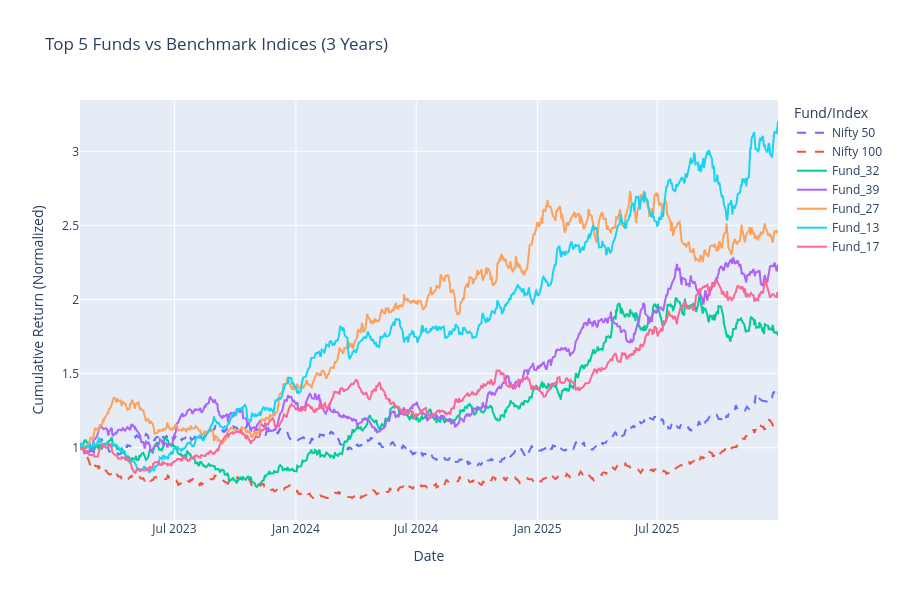

Notebook code cell kept with this figure:
### Markdown cell above
## 9. Benchmark Comparison (Top 5 funds vs Nifty 50/100) + Tracking Error

### Code cell
top5 = score['scheme_name'].head(5).tolist()
print("Top 5 funds:", top5)

last_3y_dates = all_dates[-3*252:]  # 3 years of trading days

np.random.seed(123)
nifty50_ret = np.random.normal(0.0004, 0.01, len(last_3y_dates))
nifty100_ret = np.random.normal(0.00045, 0.0105, len(last_3y_dates))

df_bench = pd.DataFrame({'date': last_3y_dates, 'Nifty 50': nifty50_ret, 'Nifty 100': nifty100_ret})
for idx in ['Nifty 50', 'Nifty 100']:
    df_bench[f'cum_{idx}'] = (1 + df_bench[idx]).cumprod()

fig = go.Figure()
for idx in ['Nifty 50', 'Nifty 100']:
    fig.add_trace(go.Scatter(x=df_bench['date'], y=df_bench[f'cum_{idx}'], mode='lines',
                             name=idx, line=dict(dash='dash')))

tracking_errors = []
for fund in top5:
    fund_data = df_nav[df_nav['scheme_name'] == fund][['date', 'nav', 'daily_return']].copy()
    merged = pd.merge(fund_data, df_bench, on='date', how='inner')
    if len(merged) > 0:
        merged['cum_return'] = merged['nav'] / merged['nav'].iloc[0]
        fig.add_trace(go.Scatter(x=merged['date'], y=merged['cum_return'], mode='lines', name=fund))
        te = np.std(merged['daily_return'] - nifty50_ret[:len(merged)]) * np.sqrt(TRADING_DAYS)
        tracking_errors.append({'fund': fund, 'tracking_error_vs_Nifty50': te})

fig.update_layout(title='Top 5 Funds vs Benchmark Indices (3 Years)',
                  xaxis_title='Date', yaxis_title='Cumulative Return (Normalized)',
                  legend_title='Fund/Index', height=600)
fig.show()

# Save
try:
    fig.write_image('reports/eda_plots/benchmark_comparison.png')
    print("PNG saved.")
except:
    print("Note: 'kaleido' not installed. PNG not saved. Install with: pip install kaleido")
fig.write_html('reports/eda_plots/benchmark_comparison.html')

df_tracking = pd.DataFrame(tracking_errors)
print("\nTracking errors (annualized, vs Nifty 50):")
print(df_tracking)
df_tracking.to_csv('data/processed/tracking_errors.csv', index=False)
print("Benchmark chart and tracking errors saved.")

### Figure 1 — Plotly figure (JSON) as saved in the notebook; plotly's stock layout.template omitted (floating-point values rounded to 4 significant figures; data arrays with more than 128 entries replaced by an {"elided": "..."} marker saying what was removed)
{"data": [{"line": {"dash": "dash"}, "mode": "lines", "name": "Nifty 50", "type": "scatter", "x": {"elided": "756 str values"}, "y": {"elided": "756 float values"}}, {"line": {"dash": "dash"}, "mode": "lines", "name": "Nifty 100", "type": "scatter", "x": {"elided": "756 str values"}, "y": {"elided": "756 float values"}}, {"mode": "lines", "name": "Fund_32", "type": "scatter", "x": {"elided": "756 str values"}, "y": {"elided": "756 float values"}}, {"mode": "lines", "name": "Fund_39", "type": "scatter", "x": {"elided": "756 str values"}, "y": {"elided": "756 float values"}}, {"mode": "lines", "name": "Fund_27", "type": "scatter", "x": {"elided": "756 str values"}, "y": {"elided": "756 float values"}}, {"mode": "lines", "name": "Fund_13", "type": "scatter", "x": {"elided": "756 str values"}, "y": {"elided": "756 float values"}}, {"mode": "lines", "name": "Fund_17", "type": "scatter", "x": {"elided": "756 str values"}, "y": {"elided": "756 float values"}}], "layout": {"height": 600, "legend": {"title": {"text": "Fund/Index"}}, "title": {"text": "Top 5 Funds vs Benchmark Indices (3 Years)"}, "xaxis": {"title": {"text": "Date"}}, "yaxis": {"title": {"text": "Cumulative Return (Normalized)"}}}}
